Frame 1 (no input): blank canvas, image omitted
Frame 60 (no input): blank canvas, image omitted
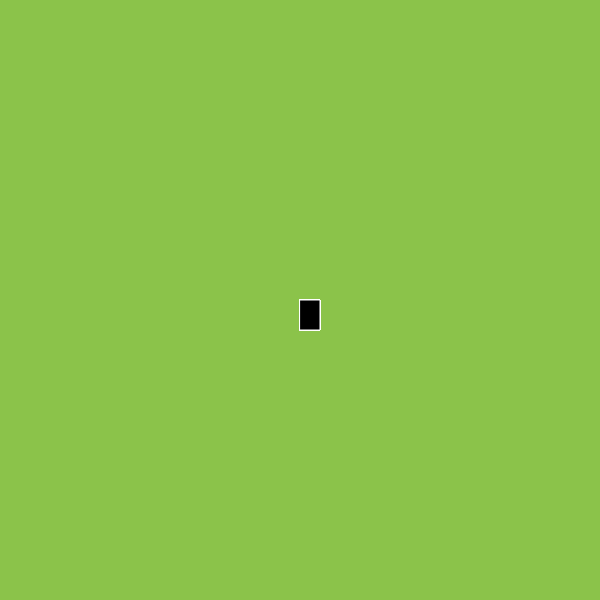
Frame 120 (the mouse pressed at the canvas centre since frame 60)

The p5.js sketch whose frames 1 and 60 were blank and that drew this single picture after the mouse press (run headless with seeded random() and noise() and a simulated clock; from frame 60 on, the mouse is pressed at the canvas centre):

// p5.js sketch
// ── sketch.js
function setup() {
  createCanvas(600, 600);
background ("#8BC34A");
}
function draw() {
  fill("black");
  stroke("pinck");
  strokeWeight(1);
  
  if (mouseIsPressed){
  rect(mouseX,mouseY,20,30);
  }
}
